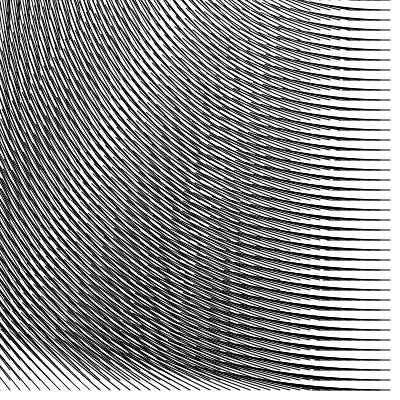
Frame 1 (no input)
Frame 60 (no input): identical to frame 1, image omitted
Frame 120 (the mouse pressed at the canvas centre since frame 60): identical to frame 1, image omitted

The p5.js sketch that drew this single still picture (run headless with seeded random() and noise() and a simulated clock; from frame 60 on, the mouse is pressed at the canvas centre):

// p5.js sketch
// ── sketch.js
var scl = 10;
var vectorFieldx = [];
var vectorFieldy = [];

function setup(){
  pixelDensity(1);
  createCanvas(400,400);
  cols = floor(width / scl);
  rows = floor(width / scl);
  fr = createP();

}

function cords(){
  background(255);
  let xoff = 0;
  for(var x = 0; x <cols; x++){
    let yoff = 0; 
    for(var y = 0; y <rows; y++){
      //let t = map(noise(xoff,yoff),0,1,0,TWO_PI);    
      vectorFieldx[x] = y-x;//cos(t);
      vectorFieldy[y] = -x-y;//sin(t);
      yoff += 0.1;
    }
    xoff  += .1;
  }
}

function displayVector(fvx,fvy,x,y,scl){
  push();
  let v = createVector(fvx,fvy);
  translate(x,y);
  rotate(v.heading());
  line(0,0,fvx,fvy);
  pop();
  // push()
  // stroke(0);
  // //let arrowSize = 4;
  // translate(x,y);
  // let v = createVector(fvx[x/scl],fvy[y/scl]);
  // rotate(v.heading());
  // let len = (v.mag() * scl);
  // line(0,0,len,0);
  // pop();
}

function draw(){
  cords();

  for(var x = 0; x <cols; x++){
    for(var y = 0; y <rows; y++){
      displayVector(vectorFieldx[x],vectorFieldy[y], scl * x, scl * y, scl - 2); 
    }
  }

  fr.html(floor(frameRate()));
}
